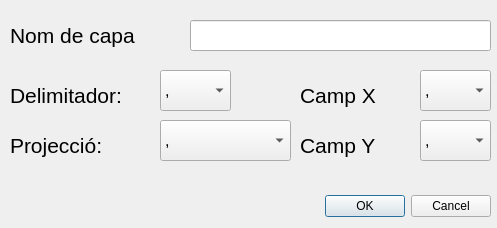
<?xml version="1.0" encoding="UTF-8"?>
<ui version="4.0">
 <class>Dialog</class>
 <widget class="QDialog" name="Dialog">
  <property name="geometry">
   <rect>
    <x>0</x>
    <y>0</y>
    <width>497</width>
    <height>228</height>
   </rect>
  </property>
  <property name="windowTitle">
   <string>Dialog</string>
  </property>
  <widget class="QDialogButtonBox" name="buttonBox">
   <property name="geometry">
    <rect>
     <x>-130</x>
     <y>190</y>
     <width>621</width>
     <height>32</height>
    </rect>
   </property>
   <property name="orientation">
    <enum>Qt::Horizontal</enum>
   </property>
   <property name="standardButtons">
    <set>QDialogButtonBox::Cancel|QDialogButtonBox::Ok</set>
   </property>
  </widget>
  <widget class="QComboBox" name="cbDelimitador">
   <property name="geometry">
    <rect>
     <x>160</x>
     <y>70</y>
     <width>71</width>
     <height>41</height>
    </rect>
   </property>
   <property name="font">
    <font>
     <pointsize>12</pointsize>
    </font>
   </property>
   <property name="accessibleName">
    <string/>
   </property>
   <item>
    <property name="text">
     <string>,</string>
    </property>
   </item>
   <item>
    <property name="text">
     <string>;</string>
    </property>
   </item>
   <item>
    <property name="text">
     <string>|</string>
    </property>
   </item>
   <item>
    <property name="text">
     <string/>
    </property>
   </item>
  </widget>
  <widget class="QLabel" name="label">
   <property name="geometry">
    <rect>
     <x>10</x>
     <y>60</y>
     <width>141</width>
     <height>71</height>
    </rect>
   </property>
   <property name="font">
    <font>
     <pointsize>16</pointsize>
    </font>
   </property>
   <property name="text">
    <string>Delimitador:</string>
   </property>
  </widget>
  <widget class="QComboBox" name="cbDelX">
   <property name="geometry">
    <rect>
     <x>420</x>
     <y>70</y>
     <width>71</width>
     <height>41</height>
    </rect>
   </property>
   <property name="font">
    <font>
     <pointsize>12</pointsize>
    </font>
   </property>
   <property name="accessibleName">
    <string/>
   </property>
   <item>
    <property name="text">
     <string>,</string>
    </property>
   </item>
   <item>
    <property name="text">
     <string>;</string>
    </property>
   </item>
   <item>
    <property name="text">
     <string>|</string>
    </property>
   </item>
   <item>
    <property name="text">
     <string/>
    </property>
   </item>
  </widget>
  <widget class="QComboBox" name="cbDelY">
   <property name="geometry">
    <rect>
     <x>420</x>
     <y>120</y>
     <width>71</width>
     <height>41</height>
    </rect>
   </property>
   <property name="font">
    <font>
     <pointsize>12</pointsize>
    </font>
   </property>
   <property name="accessibleName">
    <string/>
   </property>
   <item>
    <property name="text">
     <string>,</string>
    </property>
   </item>
   <item>
    <property name="text">
     <string>;</string>
    </property>
   </item>
   <item>
    <property name="text">
     <string>|</string>
    </property>
   </item>
   <item>
    <property name="text">
     <string/>
    </property>
   </item>
  </widget>
  <widget class="QComboBox" name="cbDelProjeccio">
   <property name="geometry">
    <rect>
     <x>160</x>
     <y>120</y>
     <width>131</width>
     <height>41</height>
    </rect>
   </property>
   <property name="font">
    <font>
     <pointsize>12</pointsize>
    </font>
   </property>
   <property name="accessibleName">
    <string/>
   </property>
   <item>
    <property name="text">
     <string>,</string>
    </property>
   </item>
   <item>
    <property name="text">
     <string>;</string>
    </property>
   </item>
   <item>
    <property name="text">
     <string>|</string>
    </property>
   </item>
   <item>
    <property name="text">
     <string/>
    </property>
   </item>
  </widget>
  <widget class="QLabel" name="label_2">
   <property name="geometry">
    <rect>
     <x>10</x>
     <y>110</y>
     <width>141</width>
     <height>71</height>
    </rect>
   </property>
   <property name="font">
    <font>
     <pointsize>16</pointsize>
    </font>
   </property>
   <property name="text">
    <string>Projecció:</string>
   </property>
  </widget>
  <widget class="QLabel" name="label_3">
   <property name="geometry">
    <rect>
     <x>300</x>
     <y>110</y>
     <width>141</width>
     <height>71</height>
    </rect>
   </property>
   <property name="font">
    <font>
     <pointsize>16</pointsize>
    </font>
   </property>
   <property name="text">
    <string>Camp Y</string>
   </property>
  </widget>
  <widget class="QLabel" name="label_4">
   <property name="geometry">
    <rect>
     <x>300</x>
     <y>60</y>
     <width>141</width>
     <height>71</height>
    </rect>
   </property>
   <property name="font">
    <font>
     <pointsize>16</pointsize>
    </font>
   </property>
   <property name="text">
    <string>Camp X</string>
   </property>
  </widget>
  <widget class="QLineEdit" name="leNomCapa">
   <property name="geometry">
    <rect>
     <x>190</x>
     <y>20</y>
     <width>301</width>
     <height>31</height>
    </rect>
   </property>
  </widget>
  <widget class="QLabel" name="label_5">
   <property name="geometry">
    <rect>
     <x>10</x>
     <y>0</y>
     <width>171</width>
     <height>71</height>
    </rect>
   </property>
   <property name="font">
    <font>
     <pointsize>16</pointsize>
    </font>
   </property>
   <property name="text">
    <string>Nom de capa</string>
   </property>
  </widget>
 </widget>
 <resources/>
 <connections>
  <connection>
   <sender>buttonBox</sender>
   <signal>accepted()</signal>
   <receiver>Dialog</receiver>
   <slot>accept()</slot>
   <hints>
    <hint type="sourcelabel">
     <x>248</x>
     <y>254</y>
    </hint>
    <hint type="destinationlabel">
     <x>157</x>
     <y>274</y>
    </hint>
   </hints>
  </connection>
  <connection>
   <sender>buttonBox</sender>
   <signal>rejected()</signal>
   <receiver>Dialog</receiver>
   <slot>reject()</slot>
   <hints>
    <hint type="sourcelabel">
     <x>316</x>
     <y>260</y>
    </hint>
    <hint type="destinationlabel">
     <x>286</x>
     <y>274</y>
    </hint>
   </hints>
  </connection>
 </connections>
</ui>
